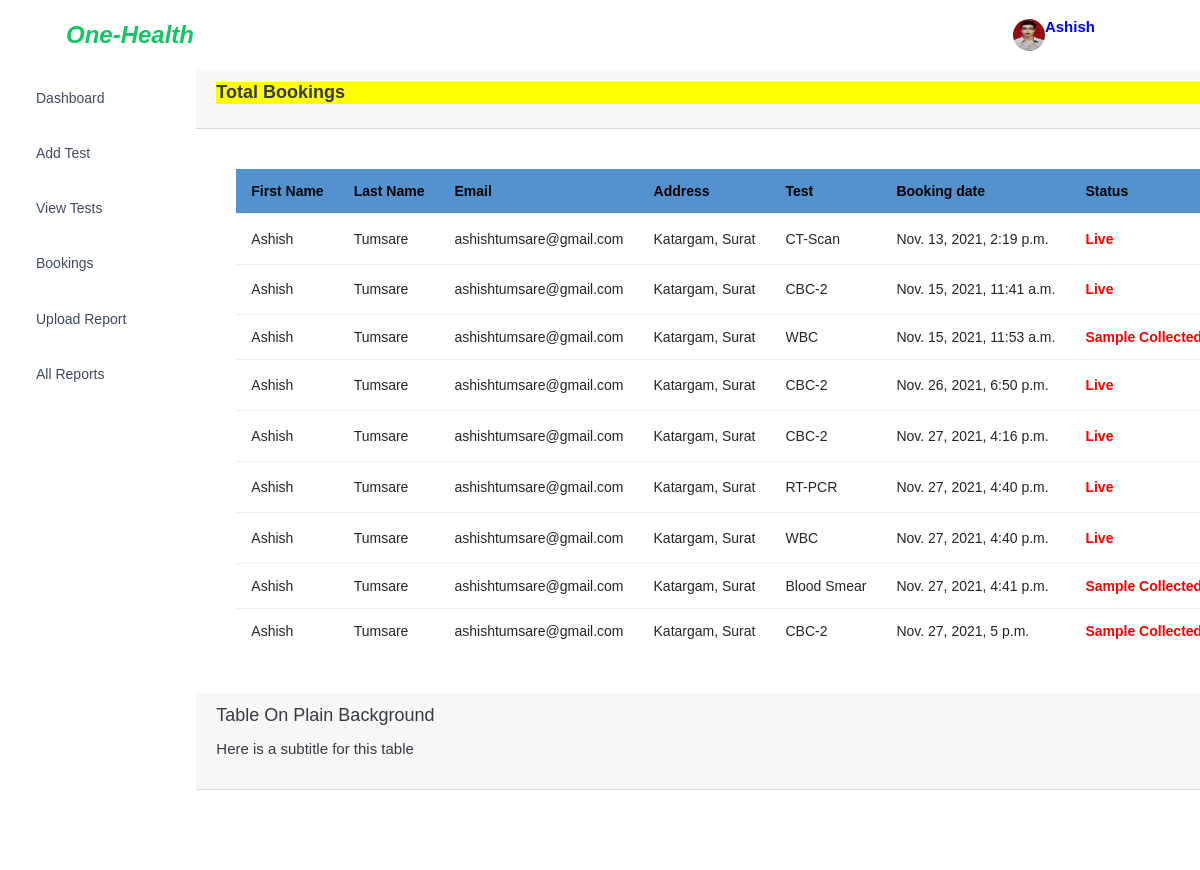
The page /employee/emp-all-bookings/ (signed in) on the database as committed earlier.
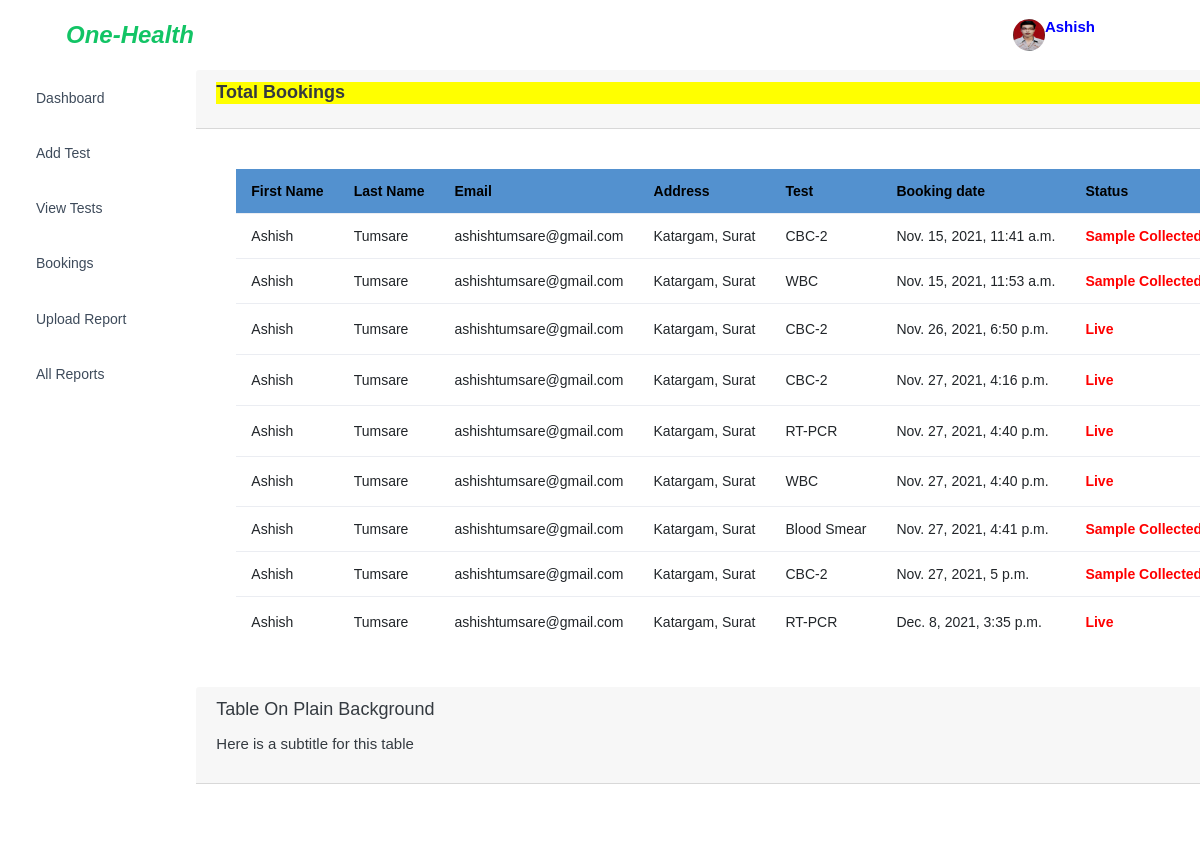
The same page on the database as committed later.
### customer/models.py (models this page shows, shortened)
class Appointment(models.Model):
    customer = models.ForeignKey(Customer,on_delete=models.CASCADE)
    test = models.ForeignKey(Test,on_delete=models.CASCADE)
    date = models.DateTimeField(auto_now_add=True)
    amount = models.IntegerField()
    status = models.CharField(max_length=20, default='Live')
    payment_id = models.CharField(max_length=50,default='')
    test_result = models.FileField(upload_to='test_report',null=True,blank=True)

class Customer(models.Model):
    fname = models.CharField(max_length=10)
    lname = models.CharField(max_length=10)
    email = models.EmailField(unique=True)
    mobile = models.CharField(max_length=14)
    password = models.CharField(max_length=15)
    address = models.TextField()
    pic = models.FileField(upload_to='profile',null=True,blank=True,default='avtar.png')

### employee/models.py (models this page shows, shortened)
class Test(models.Model):
    employee = models.ForeignKey(Employee,on_delete=models.CASCADE)
    test_name = models.CharField(max_length=20)
    test_added_by = models.DateTimeField(auto_now_add=True)
    test_desc = models.TextField()
    test_rate = models.IntegerField()

### employee/views.py (the view)
# urls.py: path('emp-all-bookings/',views.emp_all_bookings,name="emp-all-bookings"),
def emp_all_bookings(request):
    uid = Employee.objects.get(email= request.session['email'])
    appointments = models.Appointment.objects.all()
    return render(request,'emp-all-bookings.html',{'uid':uid,'appointments':appointments})

### employee/templates/emp-all-bookings.html (shortened to what this page needs)
{% extends 'emp-header.html' %}
{% load static %}
{% block content %}
      <div class="content">
        <div class="container-fluid">
          <div class="row">
            <div class="col-md-12">
              <div class="card">
                <div class="card-header card-header-primary">
                  <h3 class="card-title" style="Background:yellow;"><b>Total Bookings</b></h3>
                </div>
                <div class="card-body">
                  <div class="table-responsive">
                    <table class="table">
                      <thead class=" text-primary" style="Background:#5391cf;">
                        <th style="color:black;">
                          <b>First Name</b>
                        </th>
                        <th style="color:black;">
                           <b>Last Name </b>
                        </th>
                        <th style="color:black;">
                        <b>  Email  </b>
                        </th>
                        <th style="color:black;">
                         <b>  Address  </b>
                        </th>
                        <th style="color:black;">
                         <b>  Test  </b>
                        </th>
                        <th style="color:black;">
                         <b>  Booking date  </b>
                        </th>
                        <th style="color:black;">
                         <b>  Status  </b>
                        </th>
                      </thead>
                      <tbody>
                        {% for appointment in appointments %}
                        {% if appointment.status == "Done"  %}
                        {% else %}
                        <tr>
                          <td>
                            {{appointment.customer.fname}}
                          </td>
                          <td>
                            {{appointment.customer.lname}}
                          </td>
                          <td>
                            {{appointment.customer.email}}
                          </td>
                          <td class="text">
                           {{appointment.customer.address}}
                          </td>
                           <td class="text">
                           {{appointment.test.test_name}}
                          </td>
                          <td class="text">
                           {{appointment.date}}
                          </td>
                          <td class="text" style="color:red;">
                          <b>
                           {{appointment.status}} </b>
                          </td>
                        </tr>
                        {% endif %}
                        {% endfor %}
                      </tbody>
                    </table>
                  </div>
                </div>
              </div>
            </div>
            <div class="col-md-12">
              <div class="card card-plain">
                <div class="card-header card-header-primary">
                  <h4 class="card-title mt-0"> Table on Plain Background</h4>
                  <p class="card-category"> Here is a subtitle for this table</p>
                </div>
                <div class="card-body">
                </div>
              </div>
            </div>
          </div>
        </div>
      </div>
      {% endblock %}

Rows that differ between the two databases and show on the page:
no longer on this page (row edited): Appointment: customer.fname "Ashish", customer.lname "Tumsare", customer.email "ashishtumsare@gmail.com", customer.address "Katargam, Surat", test.test_name "CT-Scan", date "Nov. 13, 2021, 2:19 p.m.", status "Live"
changed Appointment "Nov. 15, 2021, 11:41 a.m.": status "Live" → "Sample…"
added Appointment: customer.fname "Ashish", customer.lname "Tumsare", customer.email "ashishtumsare@gmail.com", customer.address "Katargam, Surat", test.test_name "RT-PCR", date "Dec. 8, 2021, 3:35 p.m.", status "Live"
